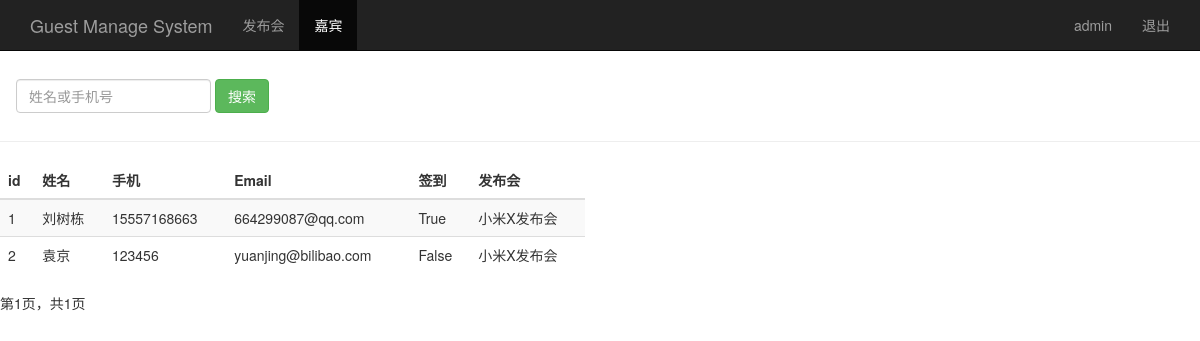
/guest_manage/ (signed in), run on an earlier commit of the app's database.
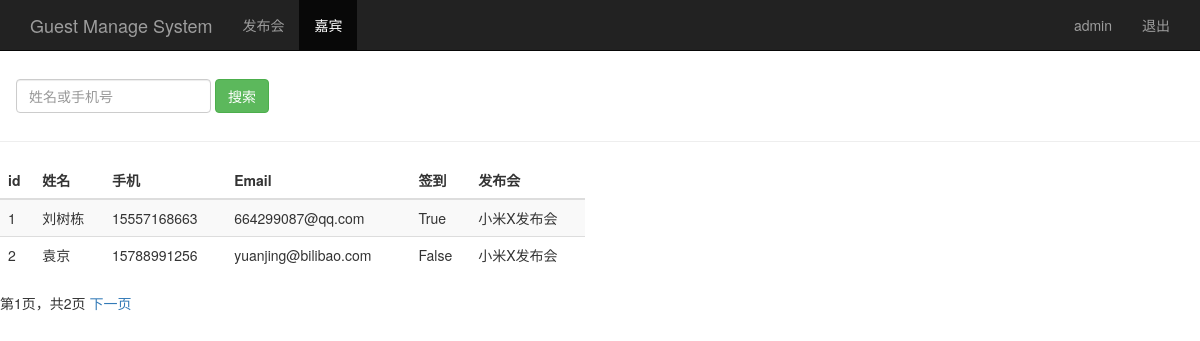
And on a later commit of the database.
### sign/models.py (models this page shows, shortened)
class Guest(models.Model):
    event = models.ForeignKey(Event, on_delete=models.CASCADE)  # 关联发布会id
    realname = models.CharField(max_length=64)  # 真实姓名
    phone = models.CharField(max_length=16)  # 电话
    email = models.EmailField()  # 邮箱
    sign = models.BooleanField()  # 签到状态
    create_time = models.DateTimeField(auto_now=True)  # 创建时间，自动获取
    class Meta:
        unique_together = ("event", "phone")

class Event(models.Model):
    name = models.CharField(max_length=100)  # 发布会标题
    limit = models.IntegerField()  # 参加人数
    status = models.BooleanField()  # 状态
    address = models.CharField(max_length=200)  # 地址
    start_time = models.DateField('events time')  # 发布会时间
    create_time = models.DateField(auto_now=True)  # 创建时间，自动获取
    def __str__(self):
        return self.name

### sign/views.py (the view)
# urls.py: url(r'^guest_manage/$',views.guest_manage),
@login_required
def guest_manage(request):
    username = request.session.get('user', '')  # 读取浏览器session
    guest_list = Guest.objects.all()
    paginator = Paginator(guest_list, 2)
    page = request.GET.get('page')
    try:
        contacts = paginator.page(page)
    except PageNotAnInteger:
        contacts = paginator.page(1)
    except EmptyPage:
        contacts = paginator.page(paginator.num_pages)
    return render(request, "guest_manage.html", {"user": username, "guests": contacts})
    return render(request, "guest_manage.html", {"user": username, "guests": guest_list})

### templates/guest_manage.html (shortened to what this page needs)
<!DOCTYPE html>
<html lang="en">
<head>
    {% load bootstrap3 %}
    {% bootstrap_css %}
</head>
<body role="document">
<nav class="navbar navbar-inverse navbar-fixed-top">
    <div class="container">
        <div class="navbar-header">
            <a class="navbar-brand" href="/event_manage/">Guest Manage System</a>
        </div>
        <div id="navbar" class="collapse navbar-collapse">
            <ul class="nav navbar-nav">
                <li><a href="/event_manage/">发布会</a></li>
                <li class="active"><a href="#">嘉宾</a></li>
            </ul>
            <ul class="nav navbar-nav navbar-right">
                <li><a href="#">{{ user }}</a></li>
                <li><a href="/logout/">退出</a></li>
            </ul>
        </div>
    </div>
</nav>
<div class="page-header" style="padding-top: 30px">
    <div class="navbar" class="navbar-collapse collapse" style="margin-bottom: 10px;">
        <form class="navbar-form" method="get" action="/search_name/">
            <div class="form-group">
                <input name="name" type="text" placeholder="姓名或手机号" class="form-control">
            </div>
            <button type="submit" class="btn btn-success">搜索</button>
        </form>
    </div>
</div>
<div class="row">
    <div class="col-md-6">
        <table class="table table-striped">
            <thead>
            <tr>
                <th>id</th>
                <th>姓名</th>
                <th>手机</th>
                <th>Email</th>
                <th>签到</th>
                <th>发布会</th>
            </tr>
            </thead>
            <tbody>
            {% for guest in guests %}
                <tr>
                    <td>{{ guest.id }}</td>
                    <td>{{ guest.realname }}</td>
                    <td>{{ guest.phone }}</td>
                    <td>{{ guest.email }}</td>
                    <td>{{ guest.sign }}</td>
                    <td>{{ guest.event }}</td>
                </tr>
            {% endfor %}
            </tbody>
        </table>
    </div>
</div>
<div class="paginator">
    <span class="step-links">
        <span class="current">
        第{{ guests.number }}页，共{{ guests.paginator.num_pages }}页
    </span>
        {% if guests.has_next %}
            <a href="?page={{ guests.next_page_number }}">下一页</a>
        {% endif %}
    </span>
</div>
</body>
</html>

What changed in the data, as far as the page shows it:
changed Guest "袁京": phone "123456" → "15788991256"
Also different on the page:
{{ guests.paginator.num_pages }}: "1" → "2"
text now shown: "下一页"
